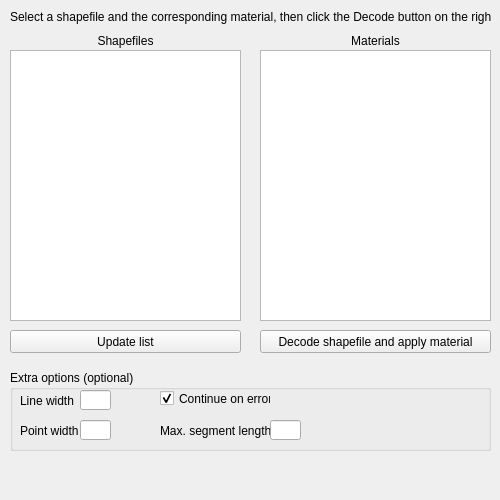
<?xml version="1.0" encoding="UTF-8"?>
<ui version="4.0">
 <class>Form</class>
 <widget class="QWidget" name="Form">
  <property name="geometry">
   <rect>
    <x>0</x>
    <y>0</y>
    <width>500</width>
    <height>500</height>
   </rect>
  </property>
  <property name="windowTitle">
   <string>Form</string>
  </property>
  <widget class="QLabel" name="label_5">
   <property name="geometry">
    <rect>
     <x>10</x>
     <y>30</y>
     <width>231</width>
     <height>21</height>
    </rect>
   </property>
   <property name="text">
    <string>Shapefiles</string>
   </property>
   <property name="alignment">
    <set>Qt::AlignCenter</set>
   </property>
  </widget>
  <widget class="QListView" name="listView">
   <property name="geometry">
    <rect>
     <x>10</x>
     <y>50</y>
     <width>231</width>
     <height>271</height>
    </rect>
   </property>
  </widget>
  <widget class="QPushButton" name="pushButton">
   <property name="geometry">
    <rect>
     <x>10</x>
     <y>330</y>
     <width>231</width>
     <height>23</height>
    </rect>
   </property>
   <property name="text">
    <string>Update list</string>
   </property>
  </widget>
  <widget class="QListView" name="listView_2">
   <property name="geometry">
    <rect>
     <x>260</x>
     <y>50</y>
     <width>231</width>
     <height>271</height>
    </rect>
   </property>
   <property name="alternatingRowColors">
    <bool>true</bool>
   </property>
  </widget>
  <widget class="QLabel" name="label_7">
   <property name="geometry">
    <rect>
     <x>260</x>
     <y>30</y>
     <width>231</width>
     <height>21</height>
    </rect>
   </property>
   <property name="text">
    <string>Materials</string>
   </property>
   <property name="alignment">
    <set>Qt::AlignCenter</set>
   </property>
  </widget>
  <widget class="QGroupBox" name="groupBox">
   <property name="geometry">
    <rect>
     <x>10</x>
     <y>370</y>
     <width>481</width>
     <height>81</height>
    </rect>
   </property>
   <property name="title">
    <string>Extra options (optional)</string>
   </property>
   <widget class="QLabel" name="label_6">
    <property name="geometry">
     <rect>
      <x>10</x>
      <y>20</y>
      <width>71</width>
      <height>21</height>
     </rect>
    </property>
    <property name="text">
     <string>Line width</string>
    </property>
    <property name="alignment">
     <set>Qt::AlignLeading|Qt::AlignLeft|Qt::AlignVCenter</set>
    </property>
   </widget>
   <widget class="QLabel" name="label_8">
    <property name="geometry">
     <rect>
      <x>10</x>
      <y>50</y>
      <width>71</width>
      <height>21</height>
     </rect>
    </property>
    <property name="text">
     <string>Point width</string>
    </property>
    <property name="alignment">
     <set>Qt::AlignLeading|Qt::AlignLeft|Qt::AlignVCenter</set>
    </property>
   </widget>
   <widget class="QLineEdit" name="lineEdit_2">
    <property name="geometry">
     <rect>
      <x>70</x>
      <y>50</y>
      <width>31</width>
      <height>20</height>
     </rect>
    </property>
    <property name="text">
     <string/>
    </property>
   </widget>
   <widget class="QLineEdit" name="lineEdit">
    <property name="geometry">
     <rect>
      <x>70</x>
      <y>20</y>
      <width>31</width>
      <height>20</height>
     </rect>
    </property>
   </widget>
   <widget class="QCheckBox" name="checkBox">
    <property name="enabled">
     <bool>true</bool>
    </property>
    <property name="geometry">
     <rect>
      <x>150</x>
      <y>20</y>
      <width>111</width>
      <height>17</height>
     </rect>
    </property>
    <property name="autoFillBackground">
     <bool>false</bool>
    </property>
    <property name="text">
     <string>Continue on errors</string>
    </property>
    <property name="checked">
     <bool>true</bool>
    </property>
   </widget>
   <widget class="QLabel" name="label_9">
    <property name="geometry">
     <rect>
      <x>150</x>
      <y>50</y>
      <width>111</width>
      <height>21</height>
     </rect>
    </property>
    <property name="text">
     <string>Max. segment length</string>
    </property>
    <property name="alignment">
     <set>Qt::AlignLeading|Qt::AlignLeft|Qt::AlignVCenter</set>
    </property>
   </widget>
   <widget class="QLineEdit" name="lineEdit_3">
    <property name="geometry">
     <rect>
      <x>260</x>
      <y>50</y>
      <width>31</width>
      <height>20</height>
     </rect>
    </property>
   </widget>
  </widget>
  <widget class="QPushButton" name="pushButton_2">
   <property name="geometry">
    <rect>
     <x>260</x>
     <y>330</y>
     <width>231</width>
     <height>23</height>
    </rect>
   </property>
   <property name="text">
    <string>Decode shapefile and apply material</string>
   </property>
  </widget>
  <widget class="QLabel" name="label_10">
   <property name="geometry">
    <rect>
     <x>10</x>
     <y>10</y>
     <width>481</width>
     <height>21</height>
    </rect>
   </property>
   <property name="text">
    <string>Select a shapefile and the corresponding material, then click the Decode button on the right.</string>
   </property>
   <property name="alignment">
    <set>Qt::AlignLeading|Qt::AlignLeft|Qt::AlignTop</set>
   </property>
  </widget>
 </widget>
 <tabstops>
  <tabstop>listView</tabstop>
  <tabstop>pushButton</tabstop>
  <tabstop>listView_2</tabstop>
  <tabstop>pushButton_2</tabstop>
  <tabstop>lineEdit</tabstop>
  <tabstop>lineEdit_2</tabstop>
  <tabstop>checkBox</tabstop>
  <tabstop>lineEdit_3</tabstop>
 </tabstops>
 <resources/>
 <connections/>
</ui>
